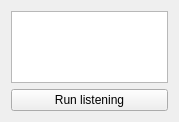
<?xml version="1.0" encoding="UTF-8"?>
<ui version="4.0">
 <class>LinDevicesWidges</class>
 <widget class="QWidget" name="LinDevicesWidges">
  <property name="geometry">
   <rect>
    <x>0</x>
    <y>0</y>
    <width>179</width>
    <height>122</height>
   </rect>
  </property>
  <property name="windowTitle">
   <string>Form</string>
  </property>
  <layout class="QGridLayout" name="gridLayout">
   <item row="0" column="0">
    <layout class="QGridLayout" name="gridLayout_2">
     <item row="0" column="0">
      <widget class="QListWidget" name="listWidget">
       <property name="sizePolicy">
        <sizepolicy hsizetype="Expanding" vsizetype="Expanding">
         <horstretch>0</horstretch>
         <verstretch>0</verstretch>
        </sizepolicy>
       </property>
      </widget>
     </item>
     <item row="1" column="0">
      <widget class="QPushButton" name="pushButton">
       <property name="text">
        <string>Run listening</string>
       </property>
      </widget>
     </item>
    </layout>
   </item>
  </layout>
 </widget>
 <resources/>
 <connections/>
</ui>
